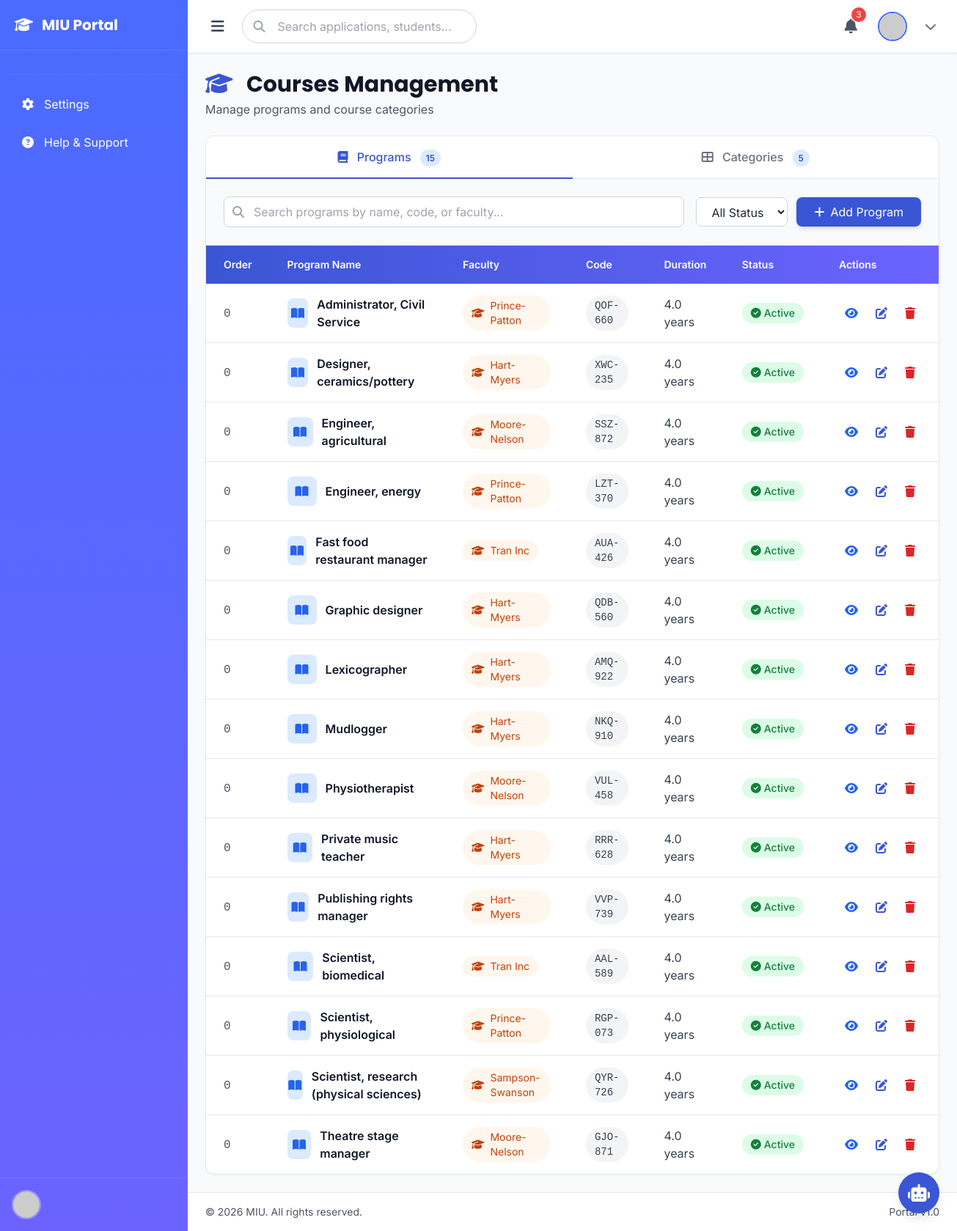
The page /management/courses/ on the database its author committed.
### eduweb/models.py (models this page shows, shortened)
class Course(models.Model):
    DEGREE_LEVEL_CHOICES = [
        ('certificate', 'Certificate'),
        ('diploma', 'Diploma'),
        ('undergraduate', 'Undergraduate'),
        ('postgraduate', 'Postgraduate'),
        ('masters', 'Masters'),
        ('phd', 'PhD')
    ]
    STUDY_MODE_CHOICES = [
        ('full_time', 'Full Time'),
        ('part_time', 'Part Time'),
        ('online', 'Online'),
        ('blended', 'Blended')
    ]
    name = models.CharField(max_length=200, help_text="Course name")
    slug = models.SlugField(max_length=200, unique=True)
    code = models.CharField(max_length=20, unique=True, help_text="Course code")
    faculty = models.ForeignKey(Faculty, on_delete=models.CASCADE, related_name='courses')
    icon = models.CharField(max_length=50, default='book-open', help_text="Lucide icon name")
    color_primary = models.CharField(max_length=20, default='blue')
    color_secondary = models.CharField(max_length=20, default='cyan')
    degree_level = models.CharField(max_length=50, choices=DEGREE_LEVEL_CHOICES)
    available_study_modes = models.JSONField(default=list, help_text="List of available study modes")
    duration_years = models.DecimalField(max_digits=3, decimal_places=1, default=4.0)
    credits_required = models.IntegerField(default=120)
    tagline = models.CharField(max_length=200)
    overview = models.TextField()
    description = models.TextField()
    learning_outcomes = models.JSONField(default=list)
    career_paths = models.JSONField(default=list)
    core_courses = models.JSONField(default=list)
    specialization_tracks = models.JSONField(default=list)
    entry_requirements = models.JSONField(default=list)
    application_fee = models.DecimalField(max_digits=10, decimal_places=2)
    tuition_fee = models.DecimalField(max_digits=12, decimal_places=2)
    avg_starting_salary = models.CharField(max_length=50, blank=True)
    job_placement_rate = models.IntegerField(default=0, help_text="Percentage (0-100)")
    hero_image = models.ImageField(upload_to='courses/heroes/', blank=True, null=True)
    meta_description = models.CharField(max_length=160, blank=True)
    meta_keywords = models.CharField(max_length=255, blank=True)
    is_active = models.BooleanField(default=True)
    is_featured = models.BooleanField(default=False)
    display_order = models.IntegerField(default=0)
    created_at = models.DateTimeField(auto_now_add=True)
    updated_at = models.DateTimeField(auto_now=True)
    class Meta:
        verbose_name = 'Course'
        verbose_name_plural = 'Courses'
        ordering = ['faculty', 'display_order', 'name']

class Faculty(models.Model):
    name = models.CharField(max_length=200, help_text="Faculty name (e.g., Faculty of Business)")
    slug = models.SlugField(max_length=200, unique=True, help_text="URL-friendly name")
    code = models.CharField(max_length=20, unique=True, help_text="Faculty code (e.g., BUS, ENG)")
    icon = models.CharField(max_length=50, default='graduation-cap', help_text="Lucide icon name")
    color_primary = models.CharField(max_length=20, default='orange', help_text="Primary color")
    color_secondary = models.CharField(max_length=20, default='amber', help_text="Secondary color")
    tagline = models.CharField(max_length=200, help_text="Short tagline for hero section")
    description = models.TextField(help_text="Main description of the faculty")
    mission = models.TextField(blank=True, help_text="Faculty mission statement")
    vision = models.TextField(blank=True, help_text="Faculty vision statement")
    hero_image = models.ImageField(upload_to='faculties/heroes/', blank=True, null=True)
    about_image = models.ImageField(upload_to='faculties/about/', blank=True, null=True)
    student_count = models.IntegerField(default=0, help_text="Number of students")
    placement_rate = models.IntegerField(default=0, help_text="Career placement rate (0-100)")
    partner_count = models.IntegerField(default=0, help_text="Number of corporate partners")
    international_faculty = models.IntegerField(default=0, help_text="International faculty percentage")
    accreditation = models.TextField(blank=True, help_text="Accreditation details")
    special_features = models.JSONField(default=list, blank=True, help_text="List of special features")
    meta_description = models.CharField(max_length=160, blank=True)
    meta_keywords = models.CharField(max_length=255, blank=True)
    is_active = models.BooleanField(default=True)
    display_order = models.IntegerField(default=0)
    created_at = models.DateTimeField(auto_now_add=True)
    updated_at = models.DateTimeField(auto_now=True)
    class Meta:
        verbose_name = 'Faculty'
        verbose_name_plural = 'Faculties'
        ordering = ['display_order', 'name']

### management/views.py (the view)
# urls.py: path('courses/', views.courses, name='courses'),
def courses(request):
    from django.db.models import Count
    courses = Course.objects.select_related('faculty').order_by('display_order', 'name')
    categories = CourseCategory.objects.annotate(
        course_count=Count('lms_courses')
    ).order_by('display_order', 'name')
    context = {
        'courses': courses,
        'categories': categories,
    }
    return render(request, 'management/course/courses.html', context)

### eduweb/context.py (called while the page is built)
def navigation_data(request):
    faculties = Faculty.objects.filter(is_active=True).prefetch_related('courses')[:11]
    courses = Course.objects.filter(is_active=True).select_related('faculty')[:11]
    return {
        'all_faculties': faculties,
        'all_courses': courses,
    }

### eduweb/views.py (called while the page is built)
def application_status_context(request):
    has_pending_application = False
    if request.user.is_authenticated:
        has_pending_application = CourseApplication.objects.filter(
            user=request.user,
            status__in=['draft', 'pending_payment', 'submitted', 'under_review', 'reviewed']
        ).exists()
    return {'has_pending_application': has_pending_application}

### templates/management/course/courses.html (shortened to what this page needs)
{% extends 'management/base.html' %}
{% load static %}
{% block content %}
<div class="space-y-6">
    <div class="flex flex-col md:flex-row md:items-center md:justify-between gap-4">
        <div>
            <h1 class="text-3xl font-bold text-gray-900 font-display">
                <i class="fas fa-graduation-cap text-primary-600 mr-3"></i>
                Courses Management
            </h1>
            <p class="text-gray-600 mt-1">Manage programs and course categories</p>
        </div>
    </div>
    <div class="bg-white rounded-xl shadow-sm border border-gray-200 overflow-hidden">
        <div class="border-b border-gray-200">
            <nav class="flex -mb-px" role="tablist">
                <button type="button"
                        class="tab-button flex-1 py-4 px-6 text-center font-medium border-b-2 transition-all"
                        data-tab="programs"
                        id="programs-tab"
                        role="tab"
                        aria-controls="programs-panel"
                        aria-selected="true">
                    <i class="fas fa-book mr-2"></i>
                    Programs
                    <span class="ml-2 px-2 py-1 text-xs rounded-full bg-primary-100 text-primary-800">{{ courses.count }}</span>
                </button>
                <button type="button"
                        class="tab-button flex-1 py-4 px-6 text-center font-medium border-b-2 transition-all"
                        data-tab="categories"
                        id="categories-tab"
                        role="tab"
                        aria-controls="categories-panel"
                        aria-selected="false">
                    <i class="fas fa-th-large mr-2"></i>
                    Categories
                    <span class="ml-2 px-2 py-1 text-xs rounded-full bg-primary-100 text-primary-800">{{ categories.count }}</span>
                </button>
            </nav>
        </div>
        <div class="tab-content">
            <div id="programs-panel"
                 class="tab-panel"
                 role="tabpanel"
                 aria-labelledby="programs-tab">
                <div class="p-6 border-b border-gray-200 bg-gray-50">
                    <div class="flex flex-col md:flex-row md:items-center md:justify-between gap-4">
                        <div class="flex-1">
                            <div class="relative">
                                <input type="text"
                                       id="programSearch"
                                       placeholder="Search programs by name, code, or faculty..."
                                       class="w-full pl-10 pr-4 py-2 border border-gray-300 rounded-lg focus:ring-2 focus:ring-primary-500 focus:border-primary-500">
                                <i class="fas fa-search absolute left-3 top-1/2 transform -translate-y-1/2 text-gray-400"></i>
                            </div>
                        </div>
                        <div class="flex gap-3">
                            <select id="programStatusFilter" class="px-4 py-2 border border-gray-300 rounded-lg focus:ring-2 focus:ring-primary-500 bg-white">
                                <option value="">All Status</option>
                            </select>
                            <a href="{% url 'management:course_create' %}"
                               class="px-6 py-2 bg-primary-600 text-white rounded-lg hover:bg-primary-700 transition-all shadow-md hover:shadow-lg inline-flex items-center whitespace-nowrap">
                                <i class="fas fa-plus mr-2"></i>
                                Add Program
                            </a>
                        </div>
                    </div>
                </div>
                <div class="overflow-x-auto">
                    <table class="w-full" id="programsTable">
                        <thead class="bg-gradient-to-r from-primary-600 to-secondary-500 text-white">
                            <tr>
                                <th class="px-6 py-4 text-left text-sm font-semibold">Order</th>
                                <th class="px-6 py-4 text-left text-sm font-semibold">Program Name</th>
                                <th class="px-6 py-4 text-left text-sm font-semibold">Faculty</th>
                                <th class="px-6 py-4 text-left text-sm font-semibold">Code</th>
                                <th class="px-6 py-4 text-left text-sm font-semibold">Duration</th>
                                <th class="px-6 py-4 text-left text-sm font-semibold">Status</th>
                                <th class="px-6 py-4 text-left text-sm font-semibold">Actions</th>
                            </tr>
                        </thead>
                        <tbody class="divide-y divide-gray-200" id="programsTableBody">
                            {% for course in courses %}
                            <tr class="hover:bg-gray-50 transition-colors program-row"
                                data-status="{% if course.is_active %}active{% else %}inactive{% endif %}{% if course.is_featured %} featured{% endif %}"
                                data-name="{{ course.name|lower }}"
                                data-code="{{ course.code|lower }}"
                                data-faculty="{{ course.faculty.name|lower }}">
                                <td class="px-6 py-4">
                                    <span class="font-mono text-gray-600">{{ course.display_order }}</span>
                                </td>
                                <td class="px-6 py-4">
                                    <div class="flex items-center gap-3">
                                        <div class="w-10 h-10 bg-{{ course.color_primary }}-100 rounded-lg flex items-center justify-center">
                                            <i class="fas fa-{{ course.icon }} text-{{ course.color_primary }}-600"></i>
                                        </div>
                                        <div>
                                            <p class="font-semibold text-gray-900">{{ course.name }}</p>
                                        </div>
                                    </div>
                                </td>
                                <td class="px-6 py-4">
                                    <span class="inline-flex items-center gap-2 px-3 py-1 bg-{{ course.faculty.color_primary }}-50 text-{{ course.faculty.color_primary }}-700 rounded-full text-sm">
                                        <i class="fas fa-{{ course.faculty.icon }}"></i>
                                        {{ course.faculty.name }}
                                    </span>
                                </td>
                                <td class="px-6 py-4">
                                    <span class="inline-flex items-center px-3 py-1 bg-gray-100 text-gray-700 rounded-full text-sm font-mono">
                                        {{ course.code }}
                                    </span>
                                </td>
                                <td class="px-6 py-4">
                                    <span class="text-gray-700">{{ course.duration_years }} year{{ course.duration_years|floatformat:0|add:"0"|pluralize }}</span>
                                </td>
                                <td class="px-6 py-4">
                                    <div class="flex flex-col gap-1">
                                        {% if course.is_active %}
                                        <span class="inline-flex items-center gap-1 px-3 py-1 bg-green-100 text-green-700 rounded-full text-sm font-medium w-fit">
                                            <i class="fas fa-check-circle"></i>
                                            Active
                                        </span>
                                        {% else %}
                                        <span class="inline-flex items-center gap-1 px-3 py-1 bg-gray-100 text-gray-700 rounded-full text-sm font-medium w-fit">
                                            <i class="fas fa-times-circle"></i>
                                            Inactive
                                        </span>
                                        {% endif %}
                                    </div>
                                </td>
                                <td class="px-6 py-4">
                                    <div class="flex items-center gap-2">
                                        <a href="{% url 'management:course_detail' course.pk %}"
                                           target="_blank"
                                           class="p-2 text-blue-600 hover:bg-blue-50 rounded-lg transition-all"
                                           title="View Page">
                                            <i class="fas fa-eye"></i>
                                        </a>
                                        <a href="{% url 'management:course_edit' course.pk %}"
                                           class="p-2 text-primary-600 hover:bg-primary-50 rounded-lg transition-all"
                                           title="Edit">
                                            <i class="fas fa-edit"></i>
                                        </a>
                                        <form method="post"
                                              action="{% url 'management:course_delete' course.pk %}"
                                              class="inline"
                                              onsubmit="return confirm('Are you sure you want to delete {{ course.name }}?');">
                                            <button type="submit"
                                                    class="p-2 text-red-600 hover:bg-red-50 rounded-lg transition-all"
                                                    title="Delete">
                                                <i class="fas fa-trash"></i>
                                            </button>
                                        </form>
                                    </div>
                                </td>
                            </tr>
                            {% endfor %}
                        </tbody>
                    </table>
                </div>
            </div>
        </div>
    </div>
</div>
{% endblock %}

### templates/management/course/courses.html (style rules this page uses)
.tab-button { color: #6b7280; border-bottom-color: transparent; }
.tab-button[aria-selected="true"] { color: #3a56d4; border-bottom-color: #3a56d4; }

### rows shown on the page
Course: display_order "0", name "Administrator, Civil Service", faculty.name "Prince-Patton", code "QOF-660", duration_years "4.0", is_active True (drawn)
Course: display_order "0", name "Designer, ceramics/pottery", faculty.name "Hart-Myers", code "XWC-235", duration_years "4.0", is_active True (drawn)
Course: display_order "0", name "Engineer, agricultural", faculty.name "Moore-Nelson", code "SSZ-872", duration_years "4.0", is_active True (drawn)
Course: display_order "0", name "Engineer, energy", faculty.name "Prince-Patton", code "LZT-370", duration_years "4.0", is_active True (drawn)
Course: display_order "0", name "Fast food restaurant manager", faculty.name "Tran Inc", code "AUA-426", duration_years "4.0", is_active True (drawn)
Course: display_order "0", name "Graphic designer", faculty.name "Hart-Myers", code "QDB-560", duration_years "4.0", is_active True (drawn)
Course: display_order "0", name "Lexicographer", faculty.name "Hart-Myers", code "AMQ-922", duration_years "4.0", is_active True (drawn)
Course: display_order "0", name "Mudlogger", faculty.name "Hart-Myers", code "NKQ-910", duration_years "4.0", is_active True (drawn)
Course: display_order "0", name "Physiotherapist", faculty.name "Moore-Nelson", code "VUL-458", duration_years "4.0", is_active True (drawn)
Course: display_order "0", name "Private music teacher", faculty.name "Hart-Myers", code "RRR-628", duration_years "4.0", is_active True (drawn)
Course: display_order "0", name "Publishing rights manager", faculty.name "Hart-Myers", code "VVP-739", duration_years "4.0", is_active True (drawn)
Course: display_order "0", name "Scientist, biomedical", faculty.name "Tran Inc", code "AAL-589", duration_years "4.0", is_active True (drawn)
Course: display_order "0", name "Scientist, physiological", faculty.name "Prince-Patton", code "RGP-073", duration_years "4.0", is_active True (drawn)
Course: display_order "0", name "Scientist, research (physical sciences)", faculty.name "Sampson-Swanson", code "QYR-726", duration_years "4.0", is_active True (drawn)
Course: display_order "0", name "Theatre stage manager", faculty.name "Moore-Nelson", code "GJO-871", duration_years "4.0", is_active True (drawn)

### other values the page prints
{{ courses.count }} "15"
{{ categories.count }} "5"
